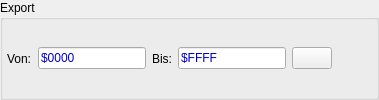
        <widget class="QGroupBox" name="ExportGroup">
         <property name="title">
          <string>Export</string>
         </property>
         <layout class="QHBoxLayout" name="horizontalLayout_10">
          <property name="leftMargin">
           <number>4</number>
          </property>
          <property name="topMargin">
           <number>4</number>
          </property>
          <property name="rightMargin">
           <number>4</number>
          </property>
          <property name="bottomMargin">
           <number>4</number>
          </property>
          <item>
           <widget class="QLabel" name="label_export_von">
            <property name="text">
             <string>Von:</string>
            </property>
           </widget>
          </item>
          <item>
           <widget class="QLineEdit" name="ExportStartIn">
            <property name="styleSheet">
             <string notr="true">color: rgb(0, 0, 200);</string>
            </property>
            <property name="text">
             <string notr="true">$0000</string>
            </property>
           </widget>
          </item>
          <item>
           <widget class="QLabel" name="label_export_bis">
            <property name="text">
             <string>Bis:</string>
            </property>
           </widget>
          </item>
          <item>
           <widget class="QLineEdit" name="ExportEndIn">
            <property name="styleSheet">
             <string notr="true">color: rgb(0, 0, 200);</string>
            </property>
            <property name="text">
             <string notr="true">$FFFF</string>
            </property>
           </widget>
          </item>
          <item>
           <widget class="QPushButton" name="ExportDisAss">
            <property name="toolTip">
             <string>Export als Disassembler-Listing oder PRG</string>
            </property>
            <property name="statusTip">
             <string/>
            </property>
            <property name="text">
             <string notr="true"/>
            </property>
            <property name="icon">
             <iconset resource="emu64.qrc">
              <normaloff>:/grafik/export_24x24.png</normaloff>:/grafik/export_24x24.png</iconset>
            </property>
            <property name="iconSize">
             <size>
              <width>22</width>
              <height>22</height>
             </size>
            </property>
           </widget>
          </item>
          <item>
           <spacer name="horizontalSpacer_10">
            <property name="orientation">
             <enum>Qt::Horizontal</enum>
            </property>
            <property name="sizeHint" stdset="0">
             <size>
              <width>40</width>
              <height>20</height>
             </size>
            </property>
           </spacer>
          </item>
         </layout>
        </widget>
